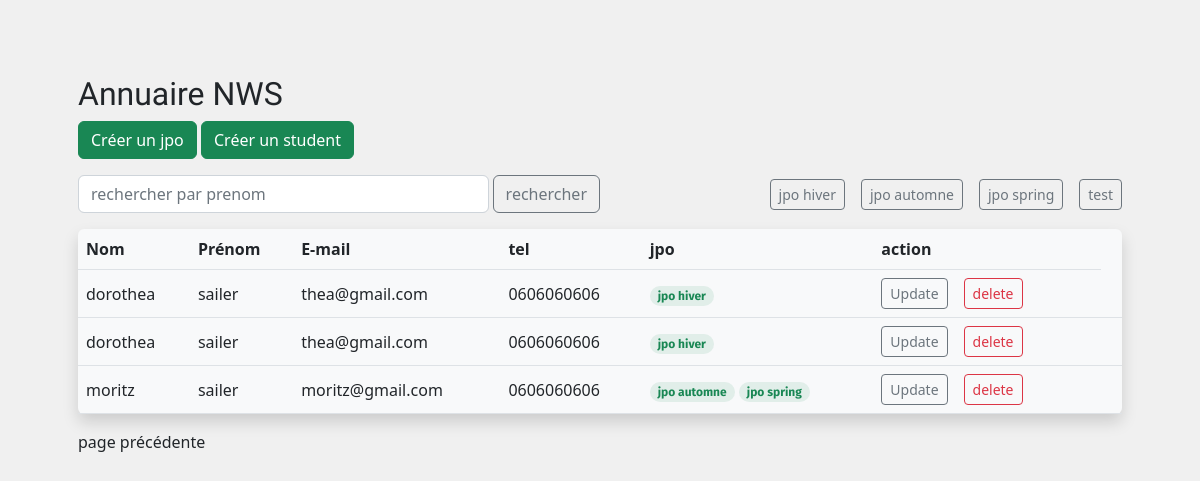
Page /?p=2 on the committed database.
### tables this page shows
CREATE TABLE `jpo` (
  `id` int(11) NOT NULL,
  `name` varchar(250) NOT NULL,
  `date` date NOT NULL
);

CREATE TABLE `student` (
  `id` int(11) NOT NULL,
  `nom` text NOT NULL,
  `prenom` text NOT NULL,
  `mail` text NOT NULL,
  `number` varchar(250) NOT NULL
);

### controller/StudentReadController.php (called while the page is built)
<?php
require_once('./services/connectDB.php');
require_once('./manager/BaseManager.php');
require_once('./manager/JpoManager.php');
$readcontroller = new StudentReadController();
$readcontroller->count();
$pages = $readcontroller->pages();
$page = $readcontroller->page();
$students = $readcontroller->read();
$jpo = $readcontroller->readJpo();
require_once('./view/home.php');
class StudentReadController {
    public function readJpo() {
        $jpo = new JpoManager();
        return $jpo->getAll();
    }
    public function read() {
        $students = new BaseManager();
        return  $students->getAll();
    }
    public function count() {
        $students = new BaseManager();
        return  $students->count();
    }
    public function pages() {
        $students = new BaseManager();
        return  $students->pages();
    }
    public function page() {
        $students = new BaseManager();
        return  $students->page();
    }
}

### index.php (called while the page is built)
<?php
require_once "controller\StudentReadController.php";

### services/connectDb.php (called while the page is built, shortened)
<?php
class Database
{
    private  $host;
    private  $dbname;
    private  $login;
    private  $pwd;
    public function __construct()
    {
        $this->host = json_decode(file_get_contents('services\connect.json'), true)["HOST"];
        $this->dbname = json_decode(file_get_contents('services\connect.json'), true)["DBNAME"];
        $this->login = json_decode(file_get_contents('services\connect.json'), true)["LOGIN"];
        $this->pwd = json_decode(file_get_contents('services\connect.json'), true)["PWD"];
    }
    public function DB()
    {
        try{
            $this->connection = new PDO('mysql:host=' . $this->host . ';dbname=' .$this->dbname, $this->login , $this->pwd );
            return $this->connection;
        } catch (Exeption $e) {
            die('Erreur :' .$e->getMessage());
        }
    }
}

### manager/JpoManager.php (called while the page is built, shortened)
<?php
require_once('./services/connectDb.php');
require_once('./model/Jpo.php');
class JpoManager {
    public function getAll() {
        $jpo = [];
        $connectDb = new Database();
        $sql = "SELECT * FROM jpo";
        $req = $connectDb->connection->prepare($sql);
        $req->execute();
        $resultat = $req->fetchAll(PDO::FETCH_ASSOC);
            foreach($resultat as $row) {
                $jpo[] = new Jpo($row);
            }
        return $jpo;
    }
}

### model/Jpo.php (called while the page is built, shortened)
<?php
class Jpo {
    public $name;
    public function __construct($row) {
        $this->name = $row["name"];
    }
    public function get_name() {
        return $this->name;
    }
}

### manager/UrlHelper.php (called while the page is built)
<?php
class UrlHelper {
    public static function withParam($data, string $param, $value) {
        return http_build_query(array_merge($data, [$param => $value]));
    }
    public static function withParams($data, array $params) {
        return http_build_query(array_merge($data, $params));
    }
}

### manager/BaseManager.php (called while the page is built, shortened)
<?php
require_once('./services/connectDb.php');
require_once('./controller/StudentConnectionController.php');
require_once('./model/Student.php');
require_once('JpoStudentManager.php');
require_once('UrlHelper.php');
class BaseManager {
    public function count() {
        $connectDb = new Database();
        $sqlCount = "SELECT COUNT(id) as count FROM student";
        if (!empty($_GET['q'])) {
            $params['nom'] = '%' . $_GET['q'] . '%';
            $sqlCount .= " WHERE nom LIKE :nom";
            $req = $connectDb->connection->prepare($sqlCount);
            $req->execute($params);
        } else {
            $req = $connectDb->connection->prepare($sqlCount);
            $req->execute();
        }
        $this->count = (int)$req->fetch()['count'];
        return $this->count;
    }
    public function getAll() {
        $students = [];
        $connectDb = new Database();
        $sql = "SELECT * FROM student";
        $params =[];
            $this->offset = ($this->page()-1) * 20;
            $sql .= " LIMIT " . 20 . " OFFSET $this->offset";
            $req = $connectDb->connection->prepare($sql);
            $req->execute($params);
            $resultat = $req->fetchAll(PDO::FETCH_ASSOC);
            foreach($resultat as $row) {
                $students[] = new Student($row);
            }
            return $students;
    }
    public function page() {
        return $this->page = (int)($_GET['p'] ?? 1);
    }
    public function pages() {
        $this->pages = ceil($this->count() / 20);
        return $this->pages;
    }
}

### model/student.php (called while the page is built, shortened)
<?php
require_once('./manager/JpoStudentManager.php');
class Student {
    public $name;
    public $firstname;
    public $mail;
    public $tel;
    public $id;
    public function __construct($row) {
        $this->name = $row["nom"];
        $this->firstname = $row["prenom"];
        $this->mail = $row["mail"];
        $this->tel = $row["number"];
        $this->id = $row["id"];
        $this->set_jpos();
    }
    public function set_jpos() {
        $jpoStudent = new JpoStudentManager;
        $this->jpo = $jpoStudent->read($this->id);
    }
    public function get_name() {
        return $this->name;
    }
    public function get_prenom() {
        return $this->firstname;
    }
    public function get_mail() {
        return $this->mail;
    }
    public function get_tel() {
        return $this->tel;
    }
}

### manager/JpoStudentManager.php (called while the page is built, shortened)
<?php
require_once('./services/connectDb.php');
require_once('./controller/StudentConnectionController.php');
require_once('./model/Student.php');
class JpoStudentManager {
    public function read($id) {
        $connectDb = new Database();
        $sql2 ="SELECT name FROM jpo INNER JOIN jpostudent ON jpo.id = jpostudent.id_jpo INNER JOIN student On jpostudent.id = student.id WHERE student.id = $id";
        $req2 = $connectDb->connection->prepare($sql2);
        $req2->execute();
        $jpos = $req2->fetchAll(PDO::FETCH_ASSOC);
        return $jpos;
    }
}

### view/table.php (the view, shortened to what this page needs)
<?php
require_once('./controller/StudentReadController.php');
require_once('./manager/TableHelper.php');
?>
<div class="d-flex justify-content-between gap-3 mt-3 mb-3 align-items-center">
	<div class="flex-fill">
		<form class="d-flex justify-content-start gap-1 align-items-center" action="">
			<input type="text" class="form-control" name="q" placeholder="rechercher par prenom" value="<?= htmlentities($_GET['q'] ?? null) ?>">
			<button class="btn btn-outline-secondary">rechercher</button>
		</form>
	</div>
	<div class="d-flex justify-content-end gap-3 align-items-center flex-fill">
		<?php
		foreach($jpo as $rows ) {
		?>
		<form action="">
			<button class="btn
			<?php
			if (isset($_GET['f'])) {
			if ($_GET['f'] == $rows->get_id()) {
					?>
					btn-outline-success
					<?php
			} else {
				?>
				btn-outline-secondary
				<?php
			}
			} else {
				?>
				btn-outline-secondary
				<?php
			}
			?> btn-sm"><?php echo $rows->get_name(); ?></button>
		</form>
		<?php
		}
			?>
	</div>
</div>
<table class="table align-middle shadow rounded bg-light">
	<thead class="">
		<tr>
		<th><?php echo TableHelper::sort('nom', 'Nom', $_GET) ?></th>
		<th><?php echo TableHelper::sort('prenom', 'Prénom', $_GET) ?></th>
		<th><?php echo TableHelper::sort('mail', 'E-mail', $_GET) ?></th>
		<th>tel</th>
		<th>jpo</th>
		<th>action</th>
		</tr>
	</thead>
	<tbody class="">
	<?php
	if(!empty($students)) {
		$increment = 1;
		foreach($students as $row ) {
	?>
	<tr>
		<td><?php echo $row->get_name(); ?></td>
		<td><?php echo $row->get_prenom(); ?></td>
		<td><?php echo $row->get_mail(); ?></td>
		<td><?php echo $row->get_tel(); ?></td>
		<td>
		<?php
		$increment = $increment + 1;
		foreach ($row->jpo as $key => $value) {
			foreach ($value as $name) {
			?>
				<p class="badge text-success mb-0 bg-success bg-opacity-10 rounded-pill px-2 py-1"><?php echo $name; ?></p>
		<?php
		}
		}
		?>
		</td>
		<td>
			<div class="d-flex justify-content-start align-items-center gap-3">
			<button type="button" class="btn btn-outline-secondary btn-sm" data-bs-toggle="modal" data-bs-target="<?php echo "#exampleModal$increment" ?>">
			Update
			</button>
			<form class="mb-0" action="controller\StudentDeleteController.php" method="POST">
				<input type="submit" class="btn btn-outline-danger btn-sm" name="delete" value="delete">
			</form>
			<div>
		<td>
	</tr>
    <?php
		}
	} else {
		?>
		<td>il n'y a pas de student !</td>
		<?php
	}
	?>
  </tbody>
</table>
<?php if ($pages  > 1 && $page > 1): ?>
	<a href="?<?= UrlHelper::withParam($_GET, "p", $page - 1) ?>">page précédente</a>
<?php endif?>

### view/css/style.css (style rules this page uses)
:root { --gray: #746d6d; }
p { font-family: 'Fira Sans', sans-serif; font-weight: 400; color: var(--grey); font-size: 1.1em; line-height: 1.4; }
a { text-decoration: none !important; color: var(--grey) !important; }

### rows in the picture
jpo: name "jpo hiver"
jpo: name "jpo automne"
jpo: name "jpo spring"
jpo: name "test"
student: nom "dorothea", prenom "sailer", mail "thea@gmail.com", number "0606060606"
student: nom "dorothea", prenom "sailer", mail "thea@gmail.com", number "0606060606"
student: nom "moritz", prenom "sailer", mail "moritz@gmail.com", number "0606060606"

### other values in the picture
$label "Nom Prénom E-mail"
